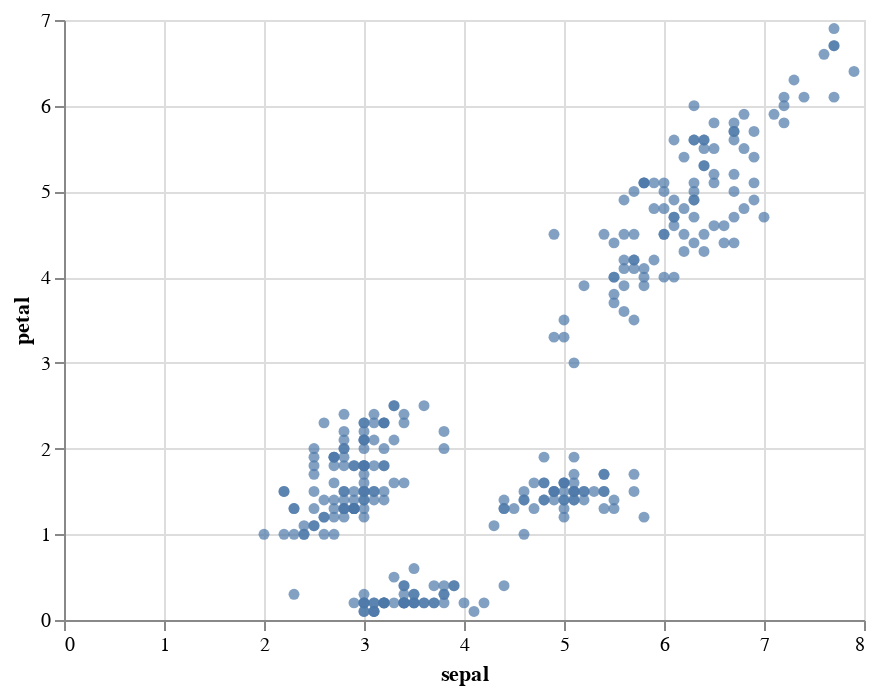

Write notebook code for a chart like this one.
### Code cell
import altair as alt

alt.Chart(df).mark_circle().encode(
    x="sepal:Q",
    y="petal:Q"
)

### Figure 1 — Vega-Lite specification as saved in the notebook (floating-point values rounded to 4 significant figures; data arrays with more than 128 entries replaced by an {"elided": "..."} marker saying what was removed)
{"config": {"view": {"continuousWidth": 400, "continuousHeight": 300}}, "data": {"name": "data-1e6c28c1dc208265e5e6c9f1dcbc0d75"}, "mark": "circle", "encoding": {"x": {"field": "sepal", "type": "quantitative"}, "y": {"field": "petal", "type": "quantitative"}}, "$schema": "https://vega.github.io/schema/vega-lite/v4.17.0.json", "datasets": {"data-1e6c28c1dc208265e5e6c9f1dcbc0d75": {"elided": "300 records"}}}
